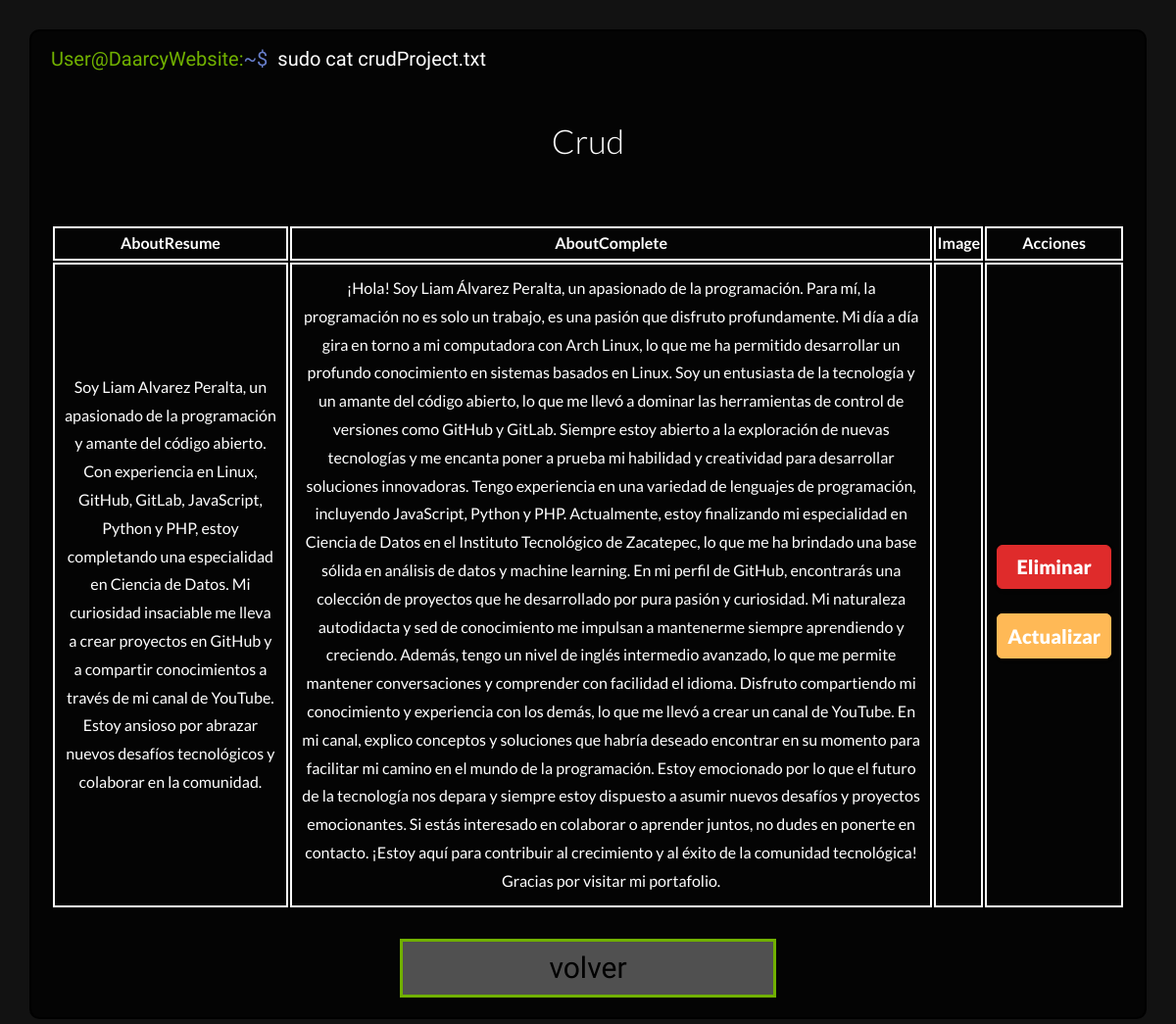
The page /DaarcyDevAdmin/Crud/About (signed in) on the database as committed earlier.
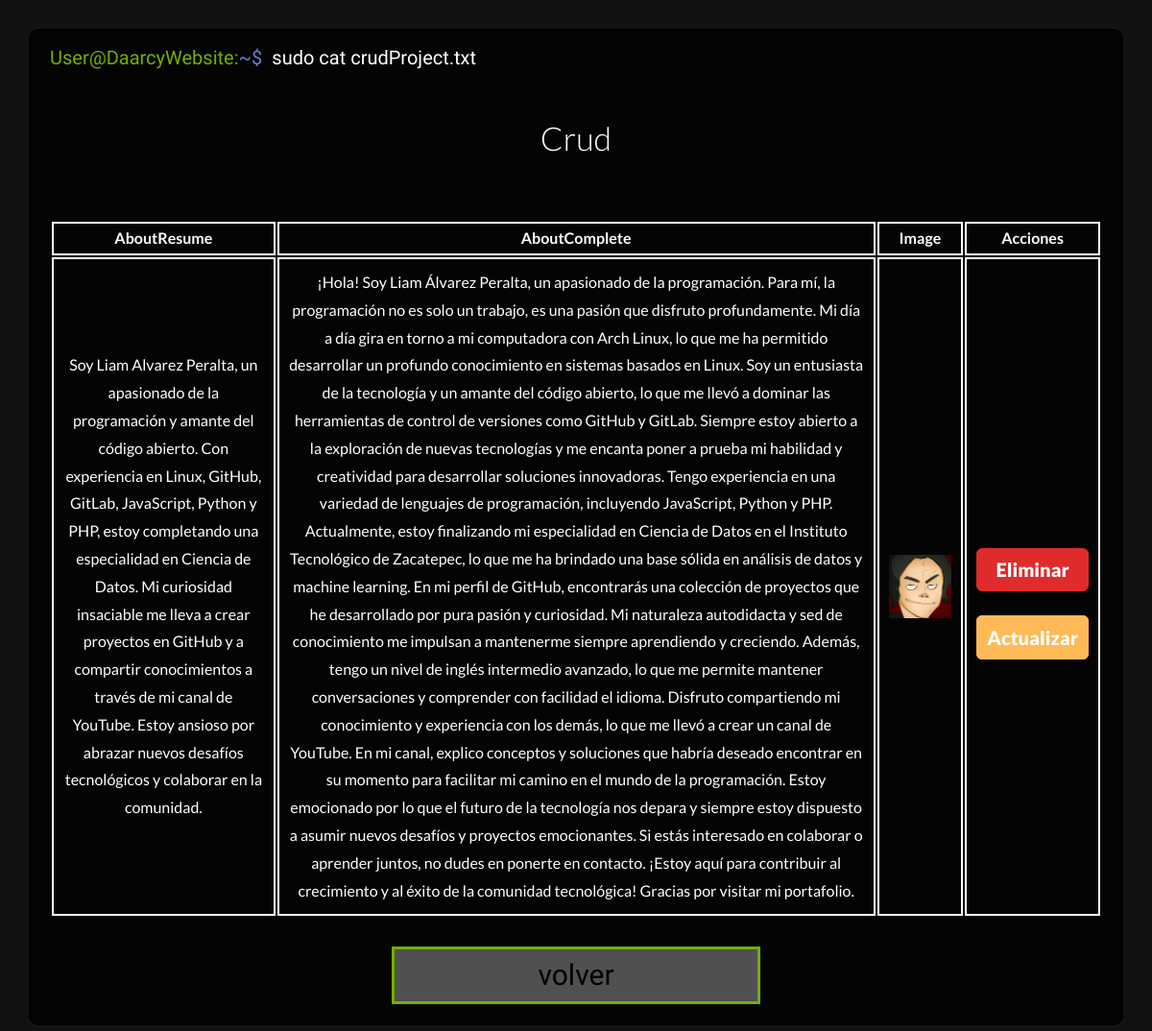
The same page on the database as committed later.
### tasks/models.py (models this page shows, shortened)
class About(models.Model):
    aboutResume = models.TextField()
    aboutComplete = models.TextField()
    aboutImages = models.ImageField(upload_to='about_images/', blank=True, null=True)

### tasks/views.py (the view)
# urls.py: path("DaarcyDevAdmin/Crud/About",views.crudAbout, name="crudAbout"),
@login_required
def crudAbout(request):
    about = About.objects.all()
    return render ( request, 'aboutCrud.html', {
        "abouts":about,
    })

### tasks/templates/aboutCrud.html (shortened to what this page needs)
{% extends "base.html" %}
{% load static %}
{% block content %}
  <body class="bodyAdmin">
    <div class="terminalContent projects">
      <div class="comandLine">
        <h3 class="user">
          User@DaarcyWebsite:<span class="simbols">~$</span><span class="comand animationComand">sudo cat crudProject.txt</span>
        </h3>
      </div>
      <div class="text animationText">
        <div class="options">
          <h2>Crud</h2>
          <div class="details">
            <div class="websiteInfo">
              <table class="propiedades">
                <thead>
                  <tr>
                    <th>AboutResume</th>
                    <th>AboutComplete</th>
                    <th>Image</th>
                    <th>Acciones</th>
                  </tr>
                </thead>
                <tbody>
                  {% for about in abouts %}
                    <tr>
                      <td>{{ about.aboutResume }}</td>
                      <td>{{ about.aboutComplete }}</td>
                      <td>
                        {% if about.aboutImages %}
                        <img src="{{ about.aboutImages.url }}" alt="website" />
                        {% endif %}
                      </td>
                      <td>
                        <form method="post"
                              action="{% url 'crudAboutDelete' about.id %}"
                              class="w-100">
                          <input type="submit" class="buttonDelete" value="Eliminar">
                        </form>
                        <a href="{% url 'crudAboutUpdate' about.id %}"
                           class="buttonUpdate">Actualizar</a>
                      </td>
                    </tr>
                  {% endfor %}
                </tbody>
              </table>
            </div>
          </div>
          <div class="buttonsOption">
            <a href="{% url 'crud' %}">volver</a>
          </div>
        </div>
      </div>
    </div>
  </body>
{% endblock content %}

Rows that differ between the two databases and show on the page:
changed About: aboutImages: picture added
